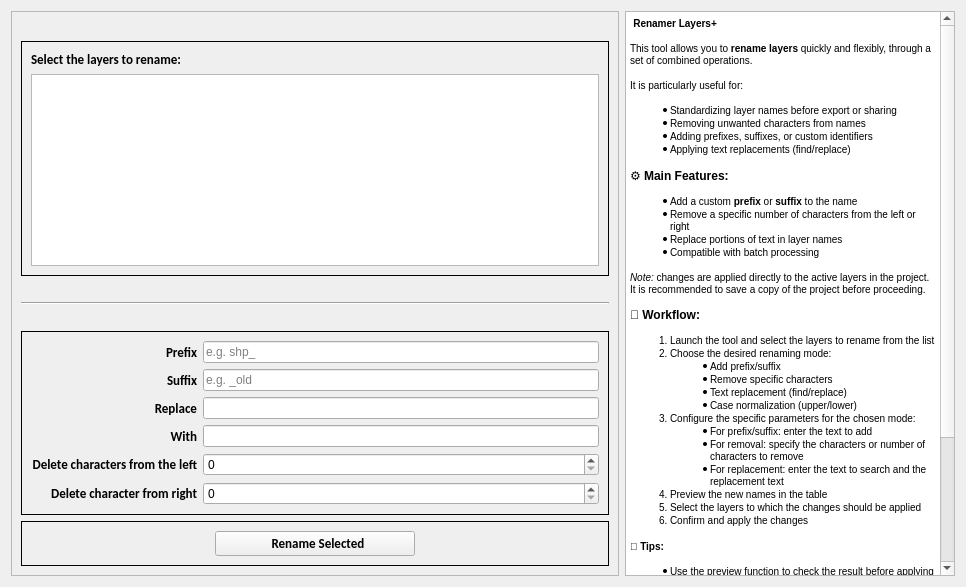
     <widget class="QWidget" name="RL">
      <attribute name="icon">
       <iconset resource="resources.qrc">
        <normaloff>:/plugins/qutility/images/rename.png</normaloff>:/plugins/qutility/images/rename.png</iconset>
      </attribute>
      <attribute name="title">
       <string>Rename Layers+</string>
      </attribute>
      <layout class="QHBoxLayout" name="horizontalLayout_3">
       <item>
        <widget class="QFrame" name="frame_5">
         <property name="frameShape">
          <enum>QFrame::StyledPanel</enum>
         </property>
         <property name="frameShadow">
          <enum>QFrame::Raised</enum>
         </property>
         <layout class="QVBoxLayout" name="verticalLayout_8">
          <item>
           <spacer name="horizontalSpacer_5">
            <property name="orientation">
             <enum>Qt::Horizontal</enum>
            </property>
            <property name="sizeHint" stdset="0">
             <size>
              <width>588</width>
              <height>20</height>
             </size>
            </property>
           </spacer>
          </item>
          <item>
           <widget class="QFrame" name="frame_6">
            <property name="frameShape">
             <enum>QFrame::Panel</enum>
            </property>
            <property name="frameShadow">
             <enum>QFrame::Plain</enum>
            </property>
            <layout class="QVBoxLayout" name="verticalLayout_11">
             <item>
              <widget class="QLabel" name="label_2">
               <property name="font">
                <font>
                 <family>Calibri</family>
                 <pointsize>10</pointsize>
                 <weight>75</weight>
                 <bold>true</bold>
                </font>
               </property>
               <property name="toolTip">
                <string>&lt;html&gt;&lt;head/&gt;&lt;body&gt;&lt;p&gt;&lt;span style=&quot; font-style:italic;&quot;&gt;Select one or more layers to rename&lt;/span&gt;&lt;/p&gt;&lt;/body&gt;&lt;/html&gt;</string>
               </property>
               <property name="frameShape">
                <enum>QFrame::NoFrame</enum>
               </property>
               <property name="text">
                <string>Select the layers to rename:</string>
               </property>
              </widget>
             </item>
             <item>
              <widget class="QListWidget" name="rllayerlist">
               <property name="minimumSize">
                <size>
                 <width>0</width>
                 <height>180</height>
                </size>
               </property>
               <property name="maximumSize">
                <size>
                 <width>16777215</width>
                 <height>350</height>
                </size>
               </property>
               <property name="font">
                <font>
                 <family>Calibri</family>
                 <pointsize>9</pointsize>
                </font>
               </property>
               <property name="cursor" stdset="0">
                <cursorShape>PointingHandCursor</cursorShape>
               </property>
               <property name="frameShape">
                <enum>QFrame::StyledPanel</enum>
               </property>
               <property name="frameShadow">
                <enum>QFrame::Raised</enum>
               </property>
               <property name="lineWidth">
                <number>1</number>
               </property>
               <property name="midLineWidth">
                <number>0</number>
               </property>
               <property name="tabKeyNavigation">
                <bool>false</bool>
               </property>
               <property name="selectionMode">
                <enum>QAbstractItemView::MultiSelection</enum>
               </property>
              </widget>
             </item>
            </layout>
           </widget>
          </item>
          <item>
           <spacer name="horizontalSpacer_6">
            <property name="orientation">
             <enum>Qt::Horizontal</enum>
            </property>
            <property name="sizeHint" stdset="0">
             <size>
              <width>588</width>
              <height>20</height>
             </size>
            </property>
           </spacer>
          </item>
          <item>
           <widget class="Line" name="line_3">
            <property name="orientation">
             <enum>Qt::Horizontal</enum>
            </property>
           </widget>
          </item>
          <item>
           <spacer name="horizontalSpacer_7">
            <property name="orientation">
             <enum>Qt::Horizontal</enum>
            </property>
            <property name="sizeHint" stdset="0">
             <size>
              <width>588</width>
              <height>20</height>
             </size>
            </property>
           </spacer>
          </item>
          <item>
           <widget class="QFrame" name="frame_7">
            <property name="frameShape">
             <enum>QFrame::Panel</enum>
            </property>
            <property name="frameShadow">
             <enum>QFrame::Plain</enum>
            </property>
            <layout class="QVBoxLayout" name="verticalLayout_6">
             <item>
              <layout class="QGridLayout" name="gridLayout_2">
               <item row="3" column="1">
                <widget class="QLineEdit" name="rlcon">
                 <property name="clearButtonEnabled">
                  <bool>true</bool>
                 </property>
                </widget>
               </item>
               <item row="4" column="0">
                <widget class="QLabel" name="label_16">
                 <property name="font">
                  <font>
                   <family>Calibri</family>
                   <pointsize>10</pointsize>
                   <weight>75</weight>
                   <bold>true</bold>
                  </font>
                 </property>
                 <property name="toolTip">
                  <string>&lt;html&gt;&lt;head/&gt;&lt;body&gt;&lt;p&gt;&lt;span style=&quot; font-style:italic;&quot;&gt;Number of characters to remove from the beginning of the name&lt;/span&gt;&lt;/p&gt;&lt;/body&gt;&lt;/html&gt;</string>
                 </property>
                 <property name="text">
                  <string>Delete characters from the left</string>
                 </property>
                 <property name="alignment">
                  <set>Qt::AlignRight|Qt::AlignTrailing|Qt::AlignVCenter</set>
                 </property>
                </widget>
               </item>
               <item row="3" column="0">
                <widget class="QLabel" name="label_17">
                 <property name="font">
                  <font>
                   <family>Calibri</family>
                   <pointsize>10</pointsize>
                   <weight>75</weight>
                   <bold>true</bold>
                  </font>
                 </property>
                 <property name="toolTip">
                  <string>&lt;html&gt;&lt;head/&gt;&lt;body&gt;&lt;p&gt;&lt;span style=&quot; font-style:italic;&quot;&gt;Text that will replace the one found in the layer name&lt;/span&gt;&lt;/p&gt;&lt;/body&gt;&lt;/html&gt;</string>
                 </property>
                 <property name="text">
                  <string>With</string>
                 </property>
                 <property name="alignment">
                  <set>Qt::AlignRight|Qt::AlignTrailing|Qt::AlignVCenter</set>
                 </property>
                </widget>
               </item>
               <item row="5" column="1">
                <widget class="QSpinBox" name="rldx"/>
               </item>
               <item row="0" column="1">
                <widget class="QLineEdit" name="rlpre">
                 <property name="inputMask">
                  <string/>
                 </property>
                 <property name="text">
                  <string/>
                 </property>
                 <property name="placeholderText">
                  <string>e.g. shp_</string>
                 </property>
                 <property name="clearButtonEnabled">
                  <bool>true</bool>
                 </property>
                </widget>
               </item>
               <item row="2" column="1">
                <widget class="QLineEdit" name="rlsos">
                 <property name="placeholderText">
                  <string/>
                 </property>
                 <property name="clearButtonEnabled">
                  <bool>true</bool>
                 </property>
                </widget>
               </item>
               <item row="4" column="1">
                <widget class="QSpinBox" name="rlsx">
                 <property name="buttonSymbols">
                  <enum>QAbstractSpinBox::UpDownArrows</enum>
                 </property>
                 <property name="showGroupSeparator" stdset="0">
                  <bool>false</bool>
                 </property>
                </widget>
               </item>
               <item row="2" column="0">
                <widget class="QLabel" name="label_14">
                 <property name="font">
                  <font>
                   <family>Calibri</family>
                   <pointsize>10</pointsize>
                   <weight>75</weight>
                   <bold>true</bold>
                  </font>
                 </property>
                 <property name="toolTip">
                  <string>&lt;html&gt;&lt;head/&gt;&lt;body&gt;&lt;p&gt;&lt;span style=&quot; font-style:italic;&quot;&gt;Text to search for in the layer name for replacement&lt;/span&gt;&lt;/p&gt;&lt;/body&gt;&lt;/html&gt;</string>
                 </property>
                 <property name="text">
                  <string>Replace</string>
                 </property>
                 <property name="alignment">
                  <set>Qt::AlignRight|Qt::AlignTrailing|Qt::AlignVCenter</set>
                 </property>
                </widget>
               </item>
               <item row="1" column="1">
                <widget class="QLineEdit" name="rlsuf">
                 <property name="placeholderText">
                  <string>e.g. _old</string>
                 </property>
                 <property name="clearButtonEnabled">
                  <bool>true</bool>
                 </property>
                </widget>
               </item>
               <item row="0" column="0">
                <widget class="QLabel" name="label_3">
                 <property name="font">
                  <font>
                   <family>Calibri</family>
                   <pointsize>10</pointsize>
                   <weight>75</weight>
                   <bold>true</bold>
                  </font>
                 </property>
                 <property name="toolTip">
                  <string>&lt;html&gt;&lt;head/&gt;&lt;body&gt;&lt;p&gt;&lt;span style=&quot; font-style:italic;&quot;&gt;Text to add to the beginning of the layer name&lt;/span&gt;&lt;/p&gt;&lt;/body&gt;&lt;/html&gt;</string>
                 </property>
                 <property name="text">
                  <string>Prefix</string>
                 </property>
                 <property name="alignment">
                  <set>Qt::AlignRight|Qt::AlignTrailing|Qt::AlignVCenter</set>
                 </property>
                </widget>
               </item>
               <item row="1" column="0">
                <widget class="QLabel" name="label_4">
                 <property name="font">
                  <font>
                   <family>Calibri</family>
                   <pointsize>10</pointsize>
                   <weight>75</weight>
                   <bold>true</bold>
                  </font>
                 </property>
                 <property name="toolTip">
                  <string>&lt;html&gt;&lt;head/&gt;&lt;body&gt;&lt;p&gt;&lt;span style=&quot; font-style:italic;&quot;&gt;Text to add to the end of the layer name&lt;/span&gt;&lt;/p&gt;&lt;/body&gt;&lt;/html&gt;</string>
                 </property>
                 <property name="text">
                  <string>Suffix</string>
                 </property>
                 <property name="alignment">
                  <set>Qt::AlignRight|Qt::AlignTrailing|Qt::AlignVCenter</set>
                 </property>
                </widget>
               </item>
               <item row="5" column="0">
                <widget class="QLabel" name="label_15">
                 <property name="font">
                  <font>
                   <family>Calibri</family>
                   <pointsize>10</pointsize>
                   <weight>75</weight>
                   <bold>true</bold>
                  </font>
                 </property>
                 <property name="toolTip">
                  <string>&lt;html&gt;&lt;head/&gt;&lt;body&gt;&lt;p&gt;&lt;span style=&quot; font-style:italic;&quot;&gt;Number of characters to remove from the end of the name&lt;/span&gt;&lt;/p&gt;&lt;/body&gt;&lt;/html&gt;</string>
                 </property>
                 <property name="text">
                  <string>Delete character from right</string>
                 </property>
                 <property name="alignment">
                  <set>Qt::AlignRight|Qt::AlignTrailing|Qt::AlignVCenter</set>
                 </property>
                </widget>
               </item>
              </layout>
             </item>
            </layout>
           </widget>
          </item>
          <item>
           <widget class="QFrame" name="frame_14">
            <property name="frameShape">
             <enum>QFrame::Panel</enum>
            </property>
            <property name="frameShadow">
             <enum>QFrame::Plain</enum>
            </property>
            <layout class="QVBoxLayout" name="verticalLayout_7">
             <item>
              <layout class="QHBoxLayout" name="horizontalLayout_5">
               <item>
                <spacer name="horizontalSpacer_8">
                 <property name="orientation">
                  <enum>Qt::Horizontal</enum>
                 </property>
                 <property name="sizeHint" stdset="0">
                  <size>
                   <width>40</width>
                   <height>20</height>
                  </size>
                 </property>
                </spacer>
               </item>
               <item>
                <widget class="QPushButton" name="rlrun">
                 <property name="minimumSize">
                  <size>
                   <width>200</width>
                   <height>0</height>
                  </size>
                 </property>
                 <property name="font">
                  <font>
                   <family>Calibri</family>
                   <pointsize>10</pointsize>
                   <weight>75</weight>
                   <bold>true</bold>
                  </font>
                 </property>
                 <property name="cursor">
                  <cursorShape>PointingHandCursor</cursorShape>
                 </property>
                 <property name="focusPolicy">
                  <enum>Qt::NoFocus</enum>
                 </property>
                 <property name="toolTip">
                  <string>&lt;html&gt;&lt;head/&gt;&lt;body&gt;&lt;p&gt;&lt;span style=&quot; font-style:italic;&quot;&gt;Apply changes to the names of the selected layers&lt;/span&gt;&lt;/p&gt;&lt;/body&gt;&lt;/html&gt;</string>
                 </property>
                 <property name="text">
                  <string>  Rename Selected</string>
                 </property>
                 <property name="icon">
                  <iconset resource="resources.qrc">
                   <normaloff>:/plugins/qutility/images/play.png</normaloff>:/plugins/qutility/images/play.png</iconset>
                 </property>
                </widget>
               </item>
               <item>
                <spacer name="horizontalSpacer_9">
                 <property name="orientation">
                  <enum>Qt::Horizontal</enum>
                 </property>
                 <property name="sizeHint" stdset="0">
                  <size>
                   <width>40</width>
                   <height>20</height>
                  </size>
                 </property>
                </spacer>
               </item>
              </layout>
             </item>
            </layout>
           </widget>
          </item>
         </layout>
        </widget>
       </item>
       <item>
        <widget class="QTextBrowser" name="textBrowser_3">
         <property name="minimumSize">
          <size>
           <width>330</width>
           <height>0</height>
          </size>
         </property>
         <property name="maximumSize">
          <size>
           <width>330</width>
           <height>16777215</height>
          </size>
         </property>
         <property name="cursor" stdset="0">
          <cursorShape>WhatsThisCursor</cursorShape>
         </property>
         <property name="focusPolicy">
          <enum>Qt::NoFocus</enum>
         </property>
         <property name="html">
          <string>&lt;!DOCTYPE HTML PUBLIC &quot;-//W3C//DTD HTML 4.0//EN&quot; &quot;http://www.w3.org/TR/REC-html40/strict.dtd&quot;&gt;
&lt;html&gt;&lt;head&gt;&lt;meta name=&quot;qrichtext&quot; content=&quot;1&quot; /&gt;&lt;style type=&quot;text/css&quot;&gt;
p, li { white-space: pre-wrap; }
&lt;/style&gt;&lt;/head&gt;&lt;body style=&quot; font-family:'Calibri'; font-size:9pt; font-weight:400; font-style:normal;&quot;&gt;
&lt;p style=&quot; margin-top:0px; margin-bottom:0px; margin-left:0px; margin-right:0px; -qt-block-indent:0; text-indent:0px;&quot;&gt;&lt;img src=&quot;:/plugins/qutility/images/rename.png&quot; width=&quot;32&quot; height=&quot;32&quot; /&gt; &lt;span style=&quot; font-family:'MS Shell Dlg 2'; font-size:7.8pt; font-weight:600;&quot;&gt;Renamer Layers+&lt;/span&gt;&lt;/p&gt;
&lt;p style=&quot; margin-top:12px; margin-bottom:12px; margin-left:0px; margin-right:0px; -qt-block-indent:0; text-indent:0px;&quot;&gt;&lt;span style=&quot; font-family:'MS Shell Dlg 2'; font-size:7.8pt;&quot;&gt;This tool allows you to &lt;/span&gt;&lt;span style=&quot; font-family:'MS Shell Dlg 2'; font-size:7.8pt; font-weight:600;&quot;&gt;rename layers&lt;/span&gt;&lt;span style=&quot; font-family:'MS Shell Dlg 2'; font-size:7.8pt;&quot;&gt; quickly and flexibly, through a set of combined operations. &lt;/span&gt;&lt;/p&gt;
&lt;p style=&quot; margin-top:12px; margin-bottom:12px; margin-left:0px; margin-right:0px; -qt-block-indent:0; text-indent:0px;&quot;&gt;&lt;span style=&quot; font-family:'MS Shell Dlg 2'; font-size:7.8pt;&quot;&gt;It is particularly useful for:&lt;/span&gt;&lt;/p&gt;
&lt;ul style=&quot;margin-top: 0px; margin-bottom: 0px; margin-left: 0px; margin-right: 0px; -qt-list-indent: 1;&quot;&gt;&lt;li style=&quot; font-family:'MS Shell Dlg 2'; font-size:7.8pt;&quot; style=&quot; margin-top:0px; margin-bottom:0px; margin-left:0px; margin-right:0px; -qt-block-indent:0; text-indent:0px;&quot;&gt;Standardizing layer names before export or sharing&lt;/li&gt;
&lt;li style=&quot; font-family:'MS Shell Dlg 2'; font-size:7.8pt;&quot; style=&quot; margin-top:0px; margin-bottom:0px; margin-left:0px; margin-right:0px; -qt-block-indent:0; text-indent:0px;&quot;&gt;Removing unwanted characters from names&lt;/li&gt;
&lt;li style=&quot; font-family:'MS Shell Dlg 2'; font-size:7.8pt;&quot; style=&quot; margin-top:0px; margin-bottom:0px; margin-left:0px; margin-right:0px; -qt-block-indent:0; text-indent:0px;&quot;&gt;Adding prefixes, suffixes, or custom identifiers&lt;/li&gt;
&lt;li style=&quot; font-family:'MS Shell Dlg 2'; font-size:7.8pt;&quot; style=&quot; margin-top:0px; margin-bottom:0px; margin-left:0px; margin-right:0px; -qt-block-indent:0; text-indent:0px;&quot;&gt;Applying text replacements (find/replace)&lt;/li&gt;&lt;/ul&gt;
&lt;h4 style=&quot; margin-top:12px; margin-bottom:12px; margin-left:0px; margin-right:0px; -qt-block-indent:0; text-indent:0px;&quot;&gt;&lt;span style=&quot; font-family:'MS Shell Dlg 2'; font-size:7.8pt; font-weight:600;&quot;&gt;⚙️ Main Features:&lt;/span&gt;&lt;/h4&gt;
&lt;ul style=&quot;margin-top: 0px; margin-bottom: 0px; margin-left: 0px; margin-right: 0px; -qt-list-indent: 1;&quot;&gt;&lt;li style=&quot; font-family:'MS Shell Dlg 2'; font-size:7.8pt;&quot; style=&quot; margin-top:0px; margin-bottom:0px; margin-left:0px; margin-right:0px; -qt-block-indent:0; text-indent:0px;&quot;&gt;Add a custom &lt;span style=&quot; font-weight:600;&quot;&gt;prefix&lt;/span&gt; or &lt;span style=&quot; font-weight:600;&quot;&gt;suffix&lt;/span&gt; to the name&lt;/li&gt;
&lt;li style=&quot; font-family:'MS Shell Dlg 2'; font-size:7.8pt;&quot; style=&quot; margin-top:0px; margin-bottom:0px; margin-left:0px; margin-right:0px; -qt-block-indent:0; text-indent:0px;&quot;&gt;Remove a specific number of characters from the left or right&lt;/li&gt;
&lt;li style=&quot; font-family:'MS Shell Dlg 2'; font-size:7.8pt;&quot; style=&quot; margin-top:0px; margin-bottom:0px; margin-left:0px; margin-right:0px; -qt-block-indent:0; text-indent:0px;&quot;&gt;Replace portions of text in layer names&lt;/li&gt;
&lt;li style=&quot; font-family:'MS Shell Dlg 2'; font-size:7.8pt;&quot; style=&quot; margin-top:0px; margin-bottom:0px; margin-left:0px; margin-right:0px; -qt-block-indent:0; text-indent:0px;&quot;&gt;Compatible with batch processing&lt;/li&gt;&lt;/ul&gt;
&lt;p style=&quot; margin-top:12px; margin-bottom:12px; margin-left:0px; margin-right:0px; -qt-block-indent:0; text-indent:0px;&quot;&gt;&lt;span style=&quot; font-family:'MS Shell Dlg 2'; font-size:7.8pt; font-style:italic;&quot;&gt;Note:&lt;/span&gt;&lt;span style=&quot; font-family:'MS Shell Dlg 2'; font-size:7.8pt;&quot;&gt; changes are applied directly to the active layers in the project. It is recommended to save a copy of the project before proceeding. &lt;/span&gt;&lt;/p&gt;
&lt;h4 style=&quot; margin-top:12px; margin-bottom:12px; margin-left:0px; margin-right:0px; -qt-block-indent:0; text-indent:0px;&quot;&gt;&lt;span style=&quot; font-family:'MS Shell Dlg 2'; font-size:7.8pt; font-weight:600;&quot;&gt;🔄 Workflow:&lt;/span&gt;&lt;/h4&gt;
&lt;ol style=&quot;margin-top: 0px; margin-bottom: 0px; margin-left: 0px; margin-right: 0px; -qt-list-indent: 1;&quot;&gt;&lt;li style=&quot; font-family:'MS Shell Dlg 2'; font-size:7.8pt;&quot; style=&quot; margin-top:0px; margin-bottom:0px; margin-left:0px; margin-right:0px; -qt-block-indent:0; text-indent:0px;&quot;&gt;Launch the tool and select the layers to rename from the list&lt;/li&gt;
&lt;li style=&quot; font-family:'MS Shell Dlg 2'; font-size:7.8pt;&quot; style=&quot; margin-top:0px; margin-bottom:0px; margin-left:0px; margin-right:0px; -qt-block-indent:0; text-indent:0px;&quot;&gt;Choose the desired renaming mode:&lt;/li&gt;
&lt;ul style=&quot;margin-top: 0px; margin-bottom: 0px; margin-left: 0px; margin-right: 0px; -qt-list-indent: 2;&quot;&gt;&lt;li style=&quot; font-family:'MS Shell Dlg 2'; font-size:7.8pt;&quot; style=&quot; margin-top:0px; margin-bottom:0px; margin-left:0px; margin-right:0px; -qt-block-indent:0; text-indent:0px;&quot;&gt;Add prefix/suffix&lt;/li&gt;
&lt;li style=&quot; font-family:'MS Shell Dlg 2'; font-size:7.8pt;&quot; style=&quot; margin-top:0px; margin-bottom:0px; margin-left:0px; margin-right:0px; -qt-block-indent:0; text-indent:0px;&quot;&gt;Remove specific characters&lt;/li&gt;
&lt;li style=&quot; font-family:'MS Shell Dlg 2'; font-size:7.8pt;&quot; style=&quot; margin-top:0px; margin-bottom:0px; margin-left:0px; margin-right:0px; -qt-block-indent:0; text-indent:0px;&quot;&gt;Text replacement (find/replace)&lt;/li&gt;
&lt;li style=&quot; font-family:'MS Shell Dlg 2'; font-size:7.8pt;&quot; style=&quot; margin-top:0px; margin-bottom:0px; margin-left:0px; margin-right:0px; -qt-block-indent:0; text-indent:0px;&quot;&gt;Case normalization (upper/lower)&lt;/li&gt;&lt;/ul&gt;
&lt;li style=&quot; font-family:'MS Shell Dlg 2'; font-size:7.8pt;&quot; style=&quot; margin-top:0px; margin-bottom:0px; margin-left:0px; margin-right:0px; -qt-block-indent:0; text-indent:0px;&quot;&gt;Configure the specific parameters for the chosen mode:&lt;/li&gt;
&lt;ul style=&quot;margin-top: 0px; margin-bottom: 0px; margin-left: 0px; margin-right: 0px; -qt-list-indent: 2;&quot;&gt;&lt;li style=&quot; font-family:'MS Shell Dlg 2'; font-size:7.8pt;&quot; style=&quot; margin-top:0px; margin-bottom:0px; margin-left:0px; margin-right:0px; -qt-block-indent:0; text-indent:0px;&quot;&gt;For prefix/suffix: enter the text to add&lt;/li&gt;
&lt;li style=&quot; font-family:'MS Shell Dlg 2'; font-size:7.8pt;&quot; style=&quot; margin-top:0px; margin-bottom:0px; margin-left:0px; margin-right:0px; -qt-block-indent:0; text-indent:0px;&quot;&gt;For removal: specify the characters or number of characters to remove&lt;/li&gt;
&lt;li style=&quot; font-family:'MS Shell Dlg 2'; font-size:7.8pt;&quot; style=&quot; margin-top:0px; margin-bottom:0px; margin-left:0px; margin-right:0px; -qt-block-indent:0; text-indent:0px;&quot;&gt;For replacement: enter the text to search and the replacement text&lt;/li&gt;&lt;/ul&gt;
&lt;li style=&quot; font-family:'MS Shell Dlg 2'; font-size:7.8pt;&quot; style=&quot; margin-top:0px; margin-bottom:0px; margin-left:0px; margin-right:0px; -qt-block-indent:0; text-indent:0px;&quot;&gt;Preview the new names in the table&lt;/li&gt;
&lt;li style=&quot; font-family:'MS Shell Dlg 2'; font-size:7.8pt;&quot; style=&quot; margin-top:0px; margin-bottom:0px; margin-left:0px; margin-right:0px; -qt-block-indent:0; text-indent:0px;&quot;&gt;Select the layers to which the changes should be applied&lt;/li&gt;
&lt;li style=&quot; font-family:'MS Shell Dlg 2'; font-size:7.8pt;&quot; style=&quot; margin-top:0px; margin-bottom:0px; margin-left:0px; margin-right:0px; -qt-block-indent:0; text-indent:0px;&quot;&gt;Confirm and apply the changes&lt;/li&gt;&lt;/ol&gt;
&lt;p style=&quot; margin-top:0px; margin-bottom:0px; margin-left:0px; margin-right:0px; -qt-block-indent:1; text-indent:0px;&quot;&gt;&lt;span style=&quot; font-family:'MS Shell Dlg 2'; font-size:7.8pt;&quot;&gt;  &lt;/span&gt;&lt;/p&gt;
&lt;p style=&quot; margin-top:0px; margin-bottom:12px; margin-left:0px; margin-right:0px; -qt-block-indent:0; text-indent:0px;&quot;&gt;&lt;span style=&quot; font-family:'MS Shell Dlg 2'; font-size:7.8pt; font-weight:600;&quot;&gt;💡 Tips:         &lt;/span&gt;&lt;/p&gt;
&lt;ul style=&quot;margin-top: 0px; margin-bottom: 0px; margin-left: 0px; margin-right: 0px; -qt-list-indent: 1;&quot;&gt;&lt;li style=&quot; font-family:'MS Shell Dlg 2'; font-size:7.8pt;&quot; style=&quot; margin-top:0px; margin-bottom:0px; margin-left:0px; margin-right:0px; -qt-block-indent:0; text-indent:0px;&quot;&gt;Use the preview function to check the result before applying changes&lt;/li&gt;
&lt;li style=&quot; font-family:'MS Shell Dlg 2'; font-size:7.8pt;&quot; style=&quot; margin-top:0px; margin-bottom:0px; margin-left:0px; margin-right:0px; -qt-block-indent:0; text-indent:0px;&quot;&gt;For complex operations, proceed in steps applying one change at a time&lt;/li&gt;
&lt;li style=&quot; font-family:'MS Shell Dlg 2'; font-size:7.8pt;&quot; style=&quot; margin-top:0px; margin-bottom:0px; margin-left:0px; margin-right:0px; -qt-block-indent:0; text-indent:0px;&quot;&gt;Save the project before proceeding with bulk renaming operations&lt;/li&gt;
&lt;li style=&quot; font-family:'MS Shell Dlg 2'; font-size:7.8pt;&quot; style=&quot; margin-top:0px; margin-bottom:0px; margin-left:0px; margin-right:0px; -qt-block-indent:0; text-indent:0px;&quot;&gt;For layers with similar names, use the filter to quickly select them all together&lt;/li&gt;&lt;/ul&gt;
&lt;p style=&quot;-qt-paragraph-type:empty; margin-top:12px; margin-bottom:12px; margin-left:0px; margin-right:0px; -qt-block-indent:0; text-indent:0px; font-family:'MS Shell Dlg 2'; font-size:7.8pt;&quot;&gt;&lt;br /&gt;&lt;/p&gt;
&lt;p style=&quot;-qt-paragraph-type:empty; margin-top:12px; margin-bottom:12px; margin-left:0px; margin-right:0px; -qt-block-indent:0; text-indent:0px; font-family:'MS Shell Dlg 2'; font-size:7.8pt;&quot;&gt;&lt;br /&gt;&lt;/p&gt;
&lt;p align=&quot;right&quot; style=&quot; margin-top:12px; margin-bottom:12px; margin-left:0px; margin-right:0px; -qt-block-indent:0; text-indent:0px;&quot;&gt;&lt;span style=&quot; font-family:'MS Shell Dlg 2'; font-size:7.8pt; color:#808080;&quot;&gt;QUtility is developed by EagleProjects S.p.A. – All rights reserved. &lt;/span&gt;&lt;img src=&quot;:/plugins/qutility/images/logo_eagleprojects.svg&quot; /&gt;&lt;/p&gt;&lt;/body&gt;&lt;/html&gt;</string>
         </property>
         <property name="openLinks">
          <bool>false</bool>
         </property>
        </widget>
       </item>
      </layout>
     </widget>
